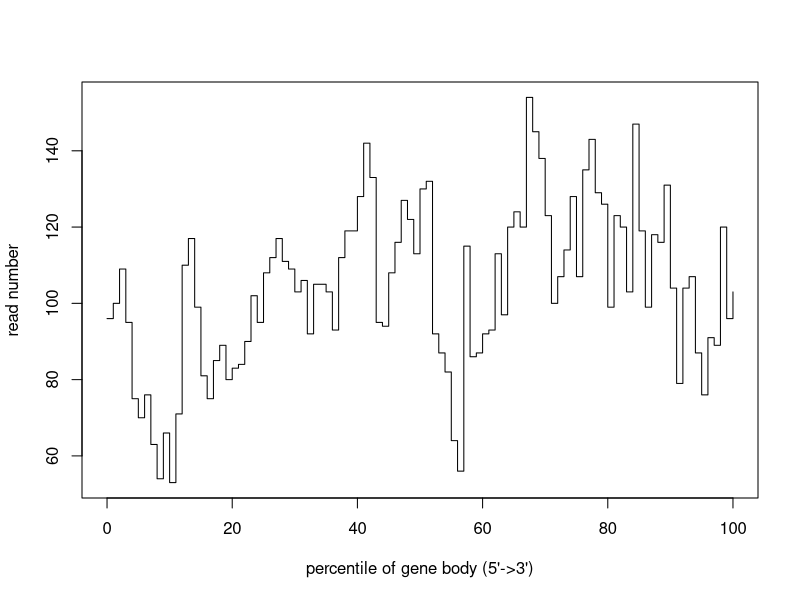

R code for this plot:
pdf('/Users/olgabotvinnik/workspace/rna-seq-diff-exprn/test-results/rseqc/LNCaP_2/rseqc.geneBodyCoverage.pdf')
x=0:100
y=c(96,100,109,95,75,70,76,63,54,66,53,71,110,117,99,81,75,85,89,80,83,84,90,102,95,108,112,117,111,109,103,106,92,105,105,103,93,112,119,119,128,142,133,95,94,108,116,127,122,113,130,132,92,87,82,64,56,115,86,87,92,93,113,97,120,124,120,154,145,138,123,100,107,114,128,107,135,143,129,126,99,123,120,103,147,119,99,118,116,131,104,79,104,107,87,76,91,89,120,96,103)
plot(x,y,xlab="percentile of gene body (5'->3')",ylab='read number',type='s')
dev.off()
